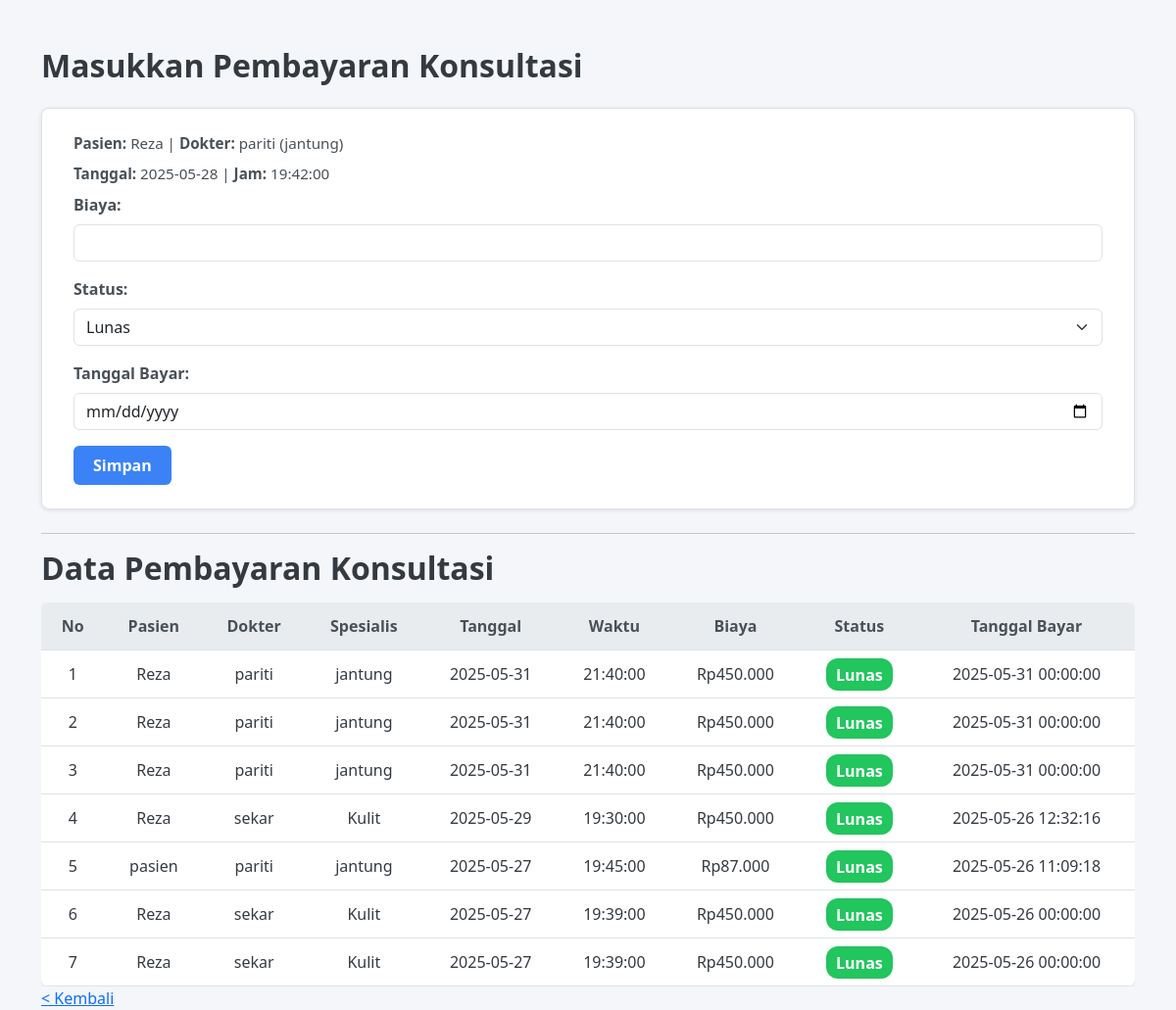
The page /resepsionis/pembayaran_konsultasi.php on the database its author committed.
### tables this page shows
CREATE TABLE `appointmenttb` (
  `appID` int NOT NULL,
  `pid` int DEFAULT NULL,
  `dokter_id` int DEFAULT NULL,
  `fname` varchar(100) DEFAULT NULL,
  `lname` varchar(100) DEFAULT NULL,
  `gender` varchar(10) DEFAULT NULL,
  `email` varchar(100) DEFAULT NULL,
  `contact` varchar(20) DEFAULT NULL,
  `docFees` int DEFAULT NULL,
  `appdate` date DEFAULT NULL,
  `apptime` time DEFAULT NULL,
  `userStatus` tinyint(1) DEFAULT NULL,
  `doctorStatus` tinyint(1) DEFAULT NULL
);

CREATE TABLE `patreg` (
  `pid` int NOT NULL,
  `fname` varchar(100) DEFAULT NULL,
  `lname` varchar(100) DEFAULT NULL,
  `gender` varchar(10) DEFAULT NULL,
  `email` varchar(100) DEFAULT NULL,
  `contact` varchar(20) DEFAULT NULL,
  `password` varchar(100) DEFAULT NULL,
  `cpassword` varchar(100) DEFAULT NULL
);

CREATE TABLE `doctb` (
  `dokter_id` int NOT NULL,
  `username` varchar(50) NOT NULL,
  `password` varchar(100) NOT NULL,
  `doctorname` varchar(100) DEFAULT NULL,
  `email` varchar(100) DEFAULT NULL,
  `spec` varchar(100) DEFAULT NULL
);

CREATE TABLE `pembayaran` (
  `pembayaran_id` int NOT NULL,
  `pid` int NOT NULL,
  `dokter_id` int NOT NULL,
  `appdate` date NOT NULL,
  `apptime` time NOT NULL,
  `biaya` int NOT NULL,
  `status` enum('Lunas','Belum') NOT NULL,
  `tanggal_bayar` datetime DEFAULT NULL
);

### resepsionis/pembayaran_konsultasi.php (the view, shortened to what this page needs)
<?php
include '../config.php';
$janji_belum_dibayar = mysqli_query($conn, "
    SELECT a.*, p.fname AS nama_pasien, d.doctorname AS nama_dokter, d.spec AS spesialis
    FROM appointmenttb a
    JOIN patreg p ON a.pid = p.pid
    JOIN doctb d ON a.dokter_id = d.dokter_id
    WHERE NOT EXISTS (
        SELECT 1 FROM pembayaran pm
        WHERE pm.pid = a.pid AND pm.appdate = a.appdate AND pm.apptime = a.apptime
    )
    ORDER BY a.appdate DESC
");
$pembayaran = mysqli_query($conn, "
    SELECT pm.*, p.fname AS nama_pasien, d.doctorname AS nama_dokter, d.spec AS spesialis
    FROM pembayaran pm
    JOIN patreg p ON pm.pid = p.pid
    JOIN doctb d ON pm.dokter_id = d.dokter_id
    ORDER BY pm.tanggal_bayar DESC
");
?>
<!DOCTYPE html>
<html lang="id">
<head>
    <link href="https://cdn.jsdelivr.net/npm/bootstrap@5.3.0/dist/css/bootstrap.min.css" rel="stylesheet" />
</head>
<body>
<div class="container mt-5">
    <h2>Masukkan Pembayaran Konsultasi</h2>
    <?php while ($row = mysqli_fetch_assoc($janji_belum_dibayar)): ?>
        <form method="post" class="payment-form">
            <p>
                <strong>Pasien:</strong> <?= htmlspecialchars($row['nama_pasien']) ?> |
                <strong>Dokter:</strong> <?= htmlspecialchars($row['nama_dokter']) ?> (<?= htmlspecialchars($row['spesialis']) ?>)
            </p>
            <p>
                <strong>Tanggal:</strong> <?= htmlspecialchars($row['appdate']) ?> |
                <strong>Jam:</strong> <?= htmlspecialchars($row['apptime']) ?>
            </p>
            <div class="mb-3">
                <label class="form-label">Biaya:</label>
                <input type="number" name="biaya" class="form-control" required />
            </div>
            <div class="mb-3">
                <label class="form-label">Status:</label>
                <select name="status" class="form-select" required>
                    <option value="Lunas">Lunas</option>
                </select>
            </div>
            <div class="mb-3">
                <label class="form-label">Tanggal Bayar:</label>
                <input type="date" name="tanggal_bayar" class="form-control" required />
            </div>
            <button type="submit" name="simpan" class="btn-flat-primary"> Simpan</button>
        </form>
    <?php endwhile; ?>
    <hr />
    <h2 class="mb-3"> Data Pembayaran Konsultasi</h2>
    <div class="table-responsive">
        <table class="table-flat">
            <thead>
                <tr>
                    <th>No</th>
                    <th>Pasien</th>
                    <th>Dokter</th>
                    <th>Spesialis</th>
                    <th>Tanggal</th>
                    <th>Waktu</th>
                    <th>Biaya</th>
                    <th>Status</th>
                    <th>Tanggal Bayar</th>
                </tr>
            </thead>
            <tbody>
                <?php
                $no = 1;
                while ($row = mysqli_fetch_assoc($pembayaran)): ?>
                    <tr>
                        <td><?= $no++ ?></td>
                        <td><?= htmlspecialchars($row['nama_pasien']) ?></td>
                        <td><?= htmlspecialchars($row['nama_dokter']) ?></td>
                        <td><?= htmlspecialchars($row['spesialis']) ?></td>
                        <td><?= htmlspecialchars($row['appdate']) ?></td>
                        <td><?= htmlspecialchars($row['apptime']) ?></td>
                        <td>Rp<?= number_format($row['biaya'], 0, ',', '.') ?></td>
                        <td>
                            <?php if ($row['status'] === 'Lunas'): ?>
                                <span class="badge-lunas">Lunas</span>
                            <?php else: ?>
                                <span class="badge-belum-lunas">Belum Lunas</span>
                            <?php endif; ?>
                        </td>
                        <td><?= htmlspecialchars($row['tanggal_bayar']) ?></td>
                    </tr>
                <?php endwhile; ?>
            </tbody>
        </table>
    </div>
    <a href="../resepsionis_dashboard.php">< Kembali </a>
</div>
</body>
</html>

### resepsionis/pembayaran_konsultasi.php (style rules this page uses)
body { background-color: #f4f6f9; font-family: 'Segoe UI', Tahoma, Geneva, Verdana, sans-serif; color: #343a40; }
h2 { font-weight: 600; margin-bottom: 1.5rem; }
form.payment-form { background: #fff; border-radius: 8px; padding: 1.5rem 2rem; margin-bottom: 1.5rem; box-shadow: 0 1px 4px rgba(0,0,0,0.1); border: 1px solid #dee2e6; transition: box-shadow 0.3s ease; }
form.payment-form p { margin-bottom: 0.5rem; font-size: 0.95rem; color: #495057; }
.form-label { font-weight: 600; color: #495057; }
.btn-flat-primary { background-color: #3b82f6; color: white; border: none; padding: 0.5rem 1.25rem; border-radius: 6px; font-weight: 600; cursor: pointer; transition: background-color 0.25s ease; }
.table-flat { width: 100%; border-collapse: separate; border-spacing: 0; background: #fff; border-radius: 8px; overflow: hidden; box-shadow: 0 1px 6px rgba(0,0,0,0.1); }
.table-flat thead { background-color: #e9ecef; color: #495057; font-weight: 600; }
.table-flat th, .table-flat td { padding: 12px 15px; border-bottom: 1px solid #dee2e6; text-align: center; vertical-align: middle; }
.badge-lunas { background-color: #22c55e; color: white; font-weight: 600; padding: 0.35em 0.65em; border-radius: 12px; }

### rows shown on the page
appointmenttb: pid.fname "Reza", dokter.doctorname "pariti", dokter.spec "jantung", appdate "2025-05-28", apptime "19:42:00"
pembayaran: pid.fname "Reza", dokter.doctorname "pariti", dokter.spec "jantung", appdate "2025-05-31", apptime "21:40:00", biaya "450.000", status "Lunas", tanggal_bayar "2025-05-31 00:00:00"
pembayaran: pid.fname "Reza", dokter.doctorname "pariti", dokter.spec "jantung", appdate "2025-05-31", apptime "21:40:00", biaya "450.000", status "Lunas", tanggal_bayar "2025-05-31 00:00:00"
pembayaran: pid.fname "Reza", dokter.doctorname "pariti", dokter.spec "jantung", appdate "2025-05-31", apptime "21:40:00", biaya "450.000", status "Lunas", tanggal_bayar "2025-05-31 00:00:00"
pembayaran: pid.fname "Reza", dokter.doctorname "sekar", dokter.spec "Kulit", appdate "2025-05-29", apptime "19:30:00", biaya "450.000", status "Lunas", tanggal_bayar "2025-05-26 12:32:16"
pembayaran: pid.fname "pasien", dokter.doctorname "pariti", dokter.spec "jantung", appdate "2025-05-27", apptime "19:45:00", biaya "87.000", status "Lunas", tanggal_bayar "2025-05-26 11:09:18"
pembayaran: pid.fname "Reza", dokter.doctorname "sekar", dokter.spec "Kulit", appdate "2025-05-27", apptime "19:39:00", biaya "450.000", status "Lunas", tanggal_bayar "2025-05-26 00:00:00"
pembayaran: pid.fname "Reza", dokter.doctorname "sekar", dokter.spec "Kulit", appdate "2025-05-27", apptime "19:39:00", biaya "450.000", status "Lunas", tanggal_bayar "2025-05-26 00:00:00"
